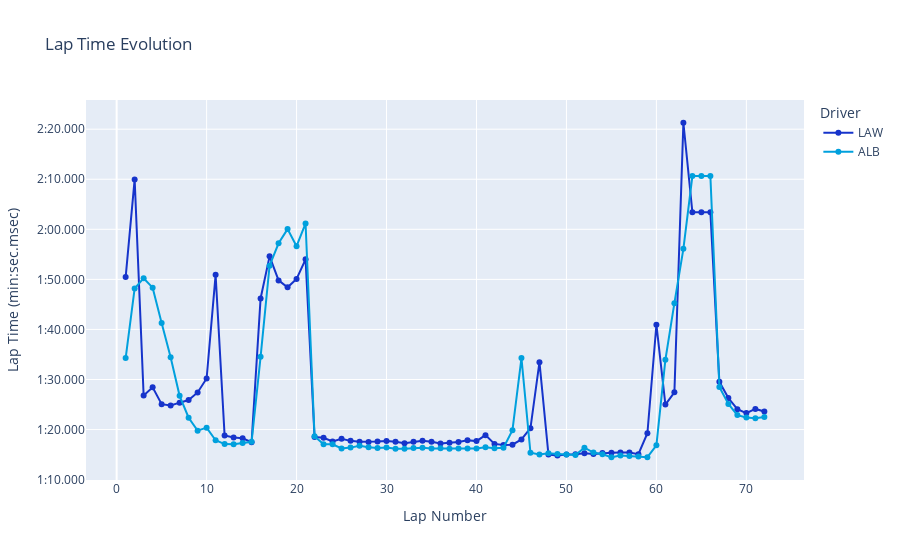

This figure's notebook cell:
### Markdown cell above
#### LAP TIME PLOTTING BETWEEN DRIVERS USING PLOTLY

### Code cell
# Format y-axis labels in intervals of 10 seconds
def format_yaxis_labels(value):
    minutes = int(value // 60)
    seconds = int(value % 60)
    milliseconds = int((value % 1) * 1000)
    return f'{minutes}:{seconds:02}.{milliseconds:03}'

# Prepare data for plotting
plot_data_list = []
for driver in drivers_to_plot:
    driver_data = merged_data[merged_data['Driver'] == driver].copy()
    driver_data['LapTime_sec'] = driver_data['LapTime'].dt.total_seconds()
    driver_data['TeamColor'] = get_team_color(driver)
    driver_data['Minutes'] = driver_data['LapTime_sec'] // 60
    driver_data['Seconds'] = driver_data['LapTime_sec'] % 60
    driver_data['Milliseconds'] = (driver_data['LapTime_sec'] % 1) * 1000
    plot_data_list.append(driver_data)

plot_data = pd.concat(plot_data_list, ignore_index=True)

# Determine y-axis tick values for intervals of 10 seconds
max_lap_time_sec = plot_data['LapTime_sec'].max()
y_tick_values = list(range(0, int(max_lap_time_sec) + 10, 10))

# Create line plot with markers
fig = px.line(
    plot_data,
    x='LapNumber',
    y='LapTime_sec',
    color='Driver',
    hover_data={
        'LapTime_sec': False,  # We'll customize this below
        'LapNumber': True,
        'TeamColor': False,
        'Driver': True,
        'Minutes': True,
        'Seconds': True,
        'Milliseconds': True
    },
    title='Lap Time Evolution',
    labels={
        'LapNumber': 'Lap Number',
        'LapTime_sec': 'Lap Time'
    },
    markers=True,
    color_discrete_map={driver: get_team_color(driver) for driver in drivers_to_plot}
)

# Update hover template to format lap time
fig.update_traces(
    hovertemplate='<b>Driver</b>: %{customdata[1]}<br>' +
                  '<b>Lap Number</b>: %{x}<br>' +
                  '<b>Lap Time</b>: %{customdata[2]}:%{customdata[3]:02.0f}.%{customdata[4]:03.0f}<extra></extra>'
)

# Update y-axis to use formatted labels at 10-second intervals
fig.update_yaxes(
    tickvals=y_tick_values,
    ticktext=[format_yaxis_labels(val) for val in y_tick_values],
    title='Lap Time (min:sec.msec)'
)

# Show plot
fig.show()

### Figure 1 — Plotly figure (JSON) as saved in the notebook; plotly's stock layout.template omitted (floating-point values rounded to 4 significant figures; data arrays with more than 128 entries replaced by an {"elided": "..."} marker saying what was removed)
{"data": [{"customdata": {"elided": "72x5 mixed values"}, "hovertemplate": "<b>Driver</b>: %{customdata[1]}<br><b>Lap Number</b>: %{x}<br><b>Lap Time</b>: %{customdata[2]}:%{customdata[3]:02.0f}.%{customdata[4]:03.0f}<extra></extra>", "legendgroup": "LAW", "line": {"color": "#1634cb", "dash": "solid"}, "marker": {"symbol": "circle"}, "mode": "lines+markers", "name": "LAW", "orientation": "v", "showlegend": true, "type": "scatter", "x": [1, 2, 3, 4, 5, 6, 7, 8, 9, 10, 11, 12, 13, 14, 15, 16, 17, 18, 19, 20, 21, 22, 23, 24, 25, 26, 27, 28, 29, 30, 31, 32, 33, 34, 35, 36, 37, 38, 39, 40, 41, 42, 43, 44, 45, 46, 47, 48, 49, 50, 51, 52, 53, 54, 55, 56, 57, 58, 59, 60, 61, 62, 63, 64, 65, 66, 67, 68, 69, 70, 71, 72], "xaxis": "x", "y": [110.5, 130.0, 86.82, 88.44, 85.08, 84.8, 85.37, 85.9, 87.42, 90.19, 110.9, 78.83, 78.43, 78.26, 77.47, 106.2, 114.6, 109.8, 108.4, 110.1, 114.0, 78.52, 78.35, 77.63, 78.14, 77.74, 77.55, 77.53, 77.59, 77.73, 77.58, 77.27, 77.55, 77.78, 77.58, 77.23, 77.37, 77.53, 77.88, 77.69, 78.89, 77.13, 76.92, 76.97, 78.02, 80.28, 93.46, 75.01, 74.82, 75.04, 75.06, 75.25, 75.12, 75.31, 75.36, 75.42, 75.43, 75.08, 79.27, 100.9, 84.99, 87.44, 141.3, 123.4, 123.4, 123.4, 89.53, 86.29, 84.07, 83.3, 84.12, 83.59], "yaxis": "y"}, {"customdata": {"elided": "72x5 mixed values"}, "hovertemplate": "<b>Driver</b>: %{customdata[1]}<br><b>Lap Number</b>: %{x}<br><b>Lap Time</b>: %{customdata[2]}:%{customdata[3]:02.0f}.%{customdata[4]:03.0f}<extra></extra>", "legendgroup": "ALB", "line": {"color": "#00a0dd", "dash": "solid"}, "marker": {"symbol": "circle"}, "mode": "lines+markers", "name": "ALB", "orientation": "v", "showlegend": true, "type": "scatter", "x": [1, 2, 3, 4, 5, 6, 7, 8, 9, 10, 11, 12, 13, 14, 15, 16, 17, 18, 19, 20, 21, 22, 23, 24, 25, 26, 27, 28, 29, 30, 31, 32, 33, 34, 35, 36, 37, 38, 39, 40, 41, 42, 43, 44, 45, 46, 47, 48, 49, 50, 51, 52, 53, 54, 55, 56, 57, 58, 59, 60, 61, 62, 63, 64, 65, 66, 67, 68, 69, 70, 71, 72], "xaxis": "x", "y": [94.28, 108.2, 110.2, 108.3, 101.3, 94.45, 86.74, 82.36, 79.78, 80.38, 77.86, 77.1, 77.08, 77.31, 77.54, 94.52, 112.7, 117.2, 120.0, 116.6, 121.2, 78.65, 77.04, 77.04, 76.23, 76.39, 76.75, 76.45, 76.3, 76.4, 76.17, 76.15, 76.34, 76.38, 76.21, 76.25, 76.17, 76.2, 76.22, 76.21, 76.48, 76.27, 76.36, 79.87, 94.28, 75.36, 75.02, 75.27, 75.13, 75.02, 74.92, 76.37, 75.4, 75.08, 74.47, 74.82, 74.71, 74.61, 74.48, 76.86, 93.95, 105.3, 116.1, 130.6, 130.6, 130.6, 88.51, 85.12, 82.89, 82.4, 82.25, 82.5], "yaxis": "y"}], "layout": {"legend": {"title": {"text": "Driver"}, "tracegroupgap": 0}, "title": {"text": "Lap Time Evolution"}, "xaxis": {"anchor": "y", "domain": [0, 1], "title": {"text": "Lap Number"}}, "yaxis": {"anchor": "x", "domain": [0, 1], "ticktext": ["0:00.000", "0:10.000", "0:20.000", "0:30.000", "0:40.000", "0:50.000", "1:00.000", "1:10.000", "1:20.000", "1:30.000", "1:40.000", "1:50.000", "2:00.000", "2:10.000", "2:20.000", "2:30.000"], "tickvals": [0, 10, 20, 30, 40, 50, 60, 70, 80, 90, 100, 110, 120, 130, 140, 150], "title": {"text": "Lap Time (min:sec.msec)"}}}}
